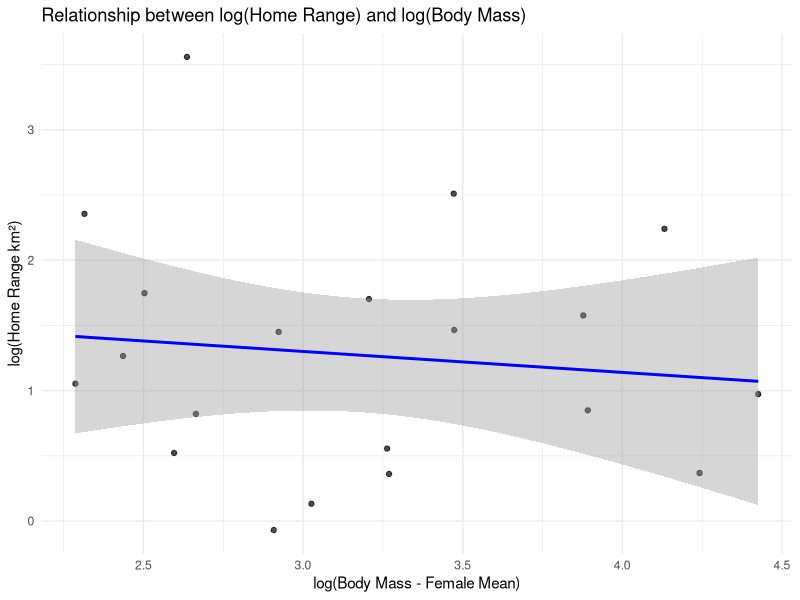
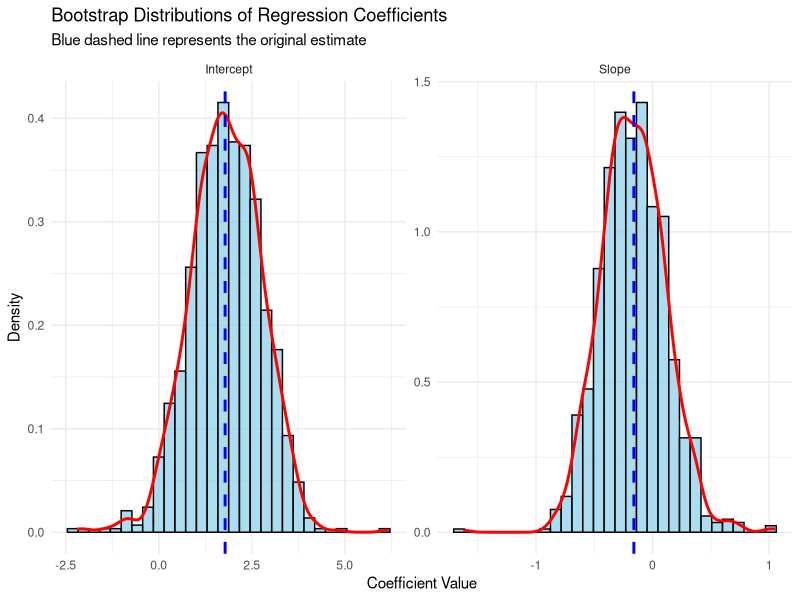

The R script that drew these images, in order:
## ---- chunk 1
library(tidyverse)
library(boot)
library(knitr)
library(broom)
## ---- chunk 2
github_url <- "https://github.com/fuzzyatelin/fuzzyatelin.github.io/blob/master/AN588_Fall23/KamilarAndCooperData.csv"
## ---- chunk 3
data <- data.frame(
    Species = paste0("Species", 1:20),
    HomeRange_km2 = exp(rnorm(20, 1, 1)),
    Body_mass_female_mean = exp(rnorm(20, 3, 0.8))
  )
data
## ---- chunk 4
data$log_homerange <- log(data$HomeRange_km2)
data$log_bodymass <- log(data$Body_mass_female_mean)
## ---- chunk 5
model <- lm(log_homerange ~ log_bodymass, data = data)
## ---- chunk 6
# Extract original coefficients and standard errors
original_coef <- coef(model)
original_se <- coef(summary(model))[, "Std. Error"]

# Calculate 95% confidence intervals using the t-distribution
original_ci <- confint(model, level = 0.95)
## ---- chunk 7
ggplot(data, aes(x = log_bodymass, y = log_homerange)) +
  geom_point(alpha = 0.7) +
  geom_smooth(method = "lm", se = TRUE, color = "blue") +
  labs(
    title = "Relationship between log(Home Range) and log(Body Mass)",
    x = "log(Body Mass - Female Mean)",
    y = "log(Home Range km²)"
  ) +
  theme_minimal()
## ---- chunk 8
# Define function to be used with boot() to get coefficients
boot_coef <- function(data, indices) {
  # Sample with replacement
  d <- data[indices, ]
  
  # Fit the model
  fit <- lm(log_homerange ~ log_bodymass, data = d)
  
  # Return coefficients
  return(coef(fit))
}
## ---- chunk 9
# Set seed for reproducibility
set.seed(123)
## ---- chunk 10
# Run bootstrap with 1000 replications
boot_results <- boot(data = data, 
                     statistic = boot_coef, 
                     R = 1000)
boot_results
## ---- chunk 11
# Extract bootstrap estimates
boot_intercepts <- boot_results$t[, 1]
boot_slopes <- boot_results$t[, 2]

# Calculate bootstrap standard errors
boot_se_intercept <- sd(boot_intercepts)
boot_se_slope <- sd(boot_slopes)

# Calculate bootstrap 95% confidence intervals
boot_ci_intercept <- quantile(boot_intercepts, c(0.025, 0.975))
boot_ci_slope <- quantile(boot_slopes, c(0.025, 0.975))
## ---- chunk 12
# Create summary table of bootstrap results
boot_summary <- data.frame(
  Coefficient = c("(Intercept)", "log_bodymass"),
  Bootstrap_Estimate = c(mean(boot_intercepts), mean(boot_slopes)),
  Bootstrap_SE = c(boot_se_intercept, boot_se_slope),
  Bootstrap_CI_Lower = c(boot_ci_intercept[1], boot_ci_slope[1]),
  Bootstrap_CI_Upper = c(boot_ci_intercept[2], boot_ci_slope[2])
)
boot_summary
## ---- chunk 13
# Create comparison table
comparison <- data.frame(
  Coefficient = c("(Intercept)", "log_bodymass"),
  Original_Estimate = original_coef,
  Bootstrap_Estimate = c(mean(boot_intercepts), mean(boot_slopes)),
  Original_SE = original_se,
  Bootstrap_SE = c(boot_se_intercept, boot_se_slope),
  SE_Difference = c(original_se[1] - boot_se_intercept, original_se[2] - boot_se_slope),
  Original_CI_Lower = original_ci[,1],
  Bootstrap_CI_Lower = c(boot_ci_intercept[1], boot_ci_slope[1]),
  Original_CI_Upper = original_ci[,2],
  Bootstrap_CI_Upper = c(boot_ci_intercept[2], boot_ci_slope[2])
)
## ---- chunk 14
# Calculate percent differences
comparison$SE_Percent_Diff <- (comparison$Bootstrap_SE / comparison$Original_SE - 1) * 100
comparison$CI_Width_Original <- comparison$Original_CI_Upper - comparison$Original_CI_Lower
comparison$CI_Width_Bootstrap <- comparison$Bootstrap_CI_Upper - comparison$Bootstrap_CI_Lower
comparison$CI_Width_Percent_Diff <- (comparison$CI_Width_Bootstrap / comparison$CI_Width_Original - 1) * 100

# Display comparison results in a nice format
kable(comparison[, c("Coefficient", "Original_Estimate", "Bootstrap_Estimate", 
                      "Original_SE", "Bootstrap_SE", "SE_Percent_Diff")],
      caption = "Comparison of Estimates and Standard Errors",
      digits = 4)

kable(comparison[, c("Coefficient", "Original_CI_Lower", "Bootstrap_CI_Lower", 
                      "Original_CI_Upper", "Bootstrap_CI_Upper", 
                      "CI_Width_Original", "CI_Width_Bootstrap", "CI_Width_Percent_Diff")],
      caption = "Comparison of Confidence Intervals",
      digits = 4)
## ---- chunk 15
# Create dataframe for plotting
boot_intercept_df <- data.frame(Coefficient = "Intercept", Value = boot_intercepts)
boot_slope_df <- data.frame(Coefficient = "Slope", Value = boot_slopes)
boot_df <- rbind(boot_intercept_df, boot_slope_df)

# Plot histograms with original estimates marked
ggplot(boot_df, aes(x = Value)) +
  geom_histogram(aes(y = ..density..), bins = 30, fill = "skyblue", color = "black", alpha = 0.7) +
  geom_density(color = "red", linewidth = 1) +
  geom_vline(data = data.frame(Coefficient = c("Intercept", "Slope"), 
                               Value = c(original_coef[1], original_coef[2])),
             aes(xintercept = Value), color = "blue", linewidth = 1, linetype = "dashed") +
  facet_wrap(~ Coefficient, scales = "free") +
  labs(title = "Bootstrap Distributions of Regression Coefficients",
       subtitle = "Blue dashed line represents the original estimate",
       x = "Coefficient Value", 
       y = "Density") +
  theme_minimal()
